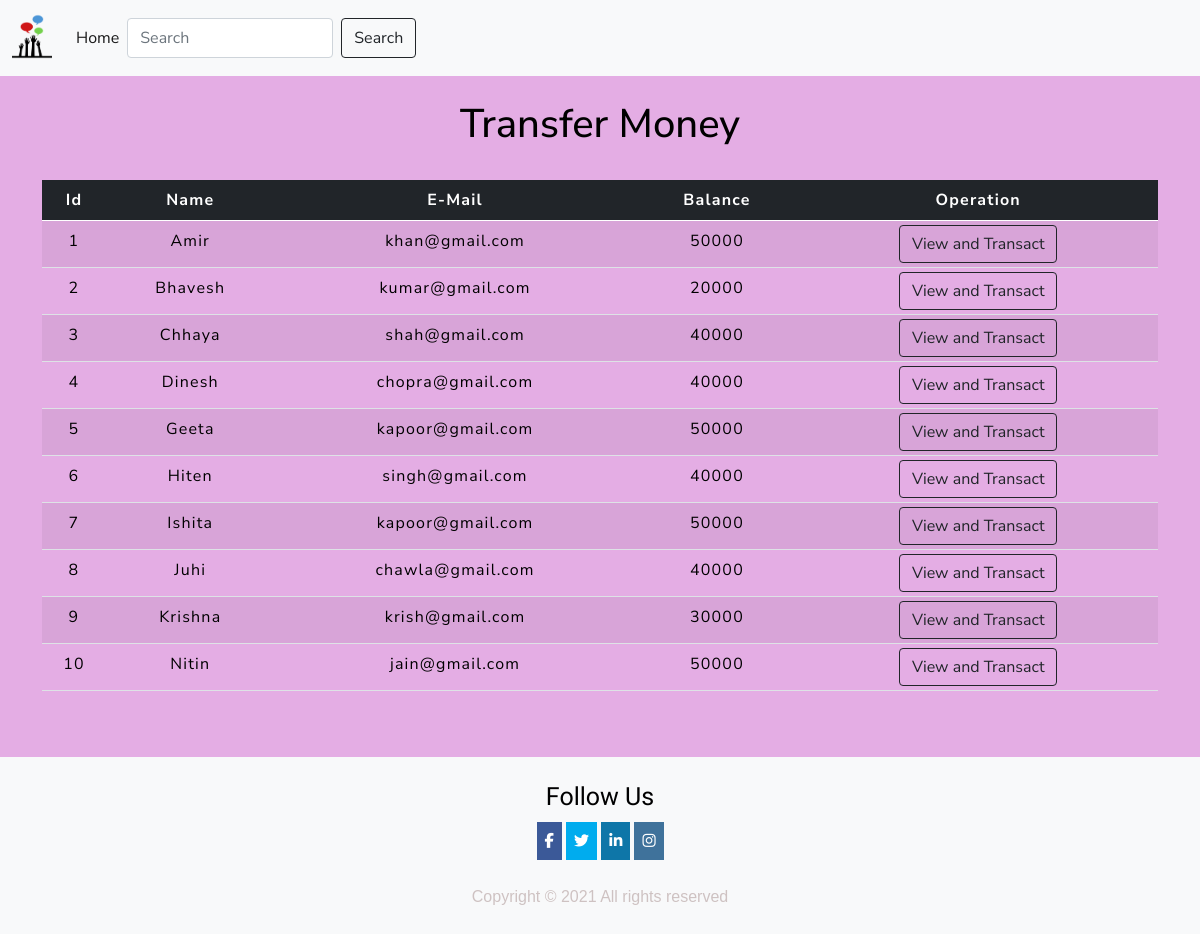
The app's page /transfermoney.php with its own data.
### tables this page shows
CREATE TABLE `users` (
  `id` int(3) NOT NULL,
  `name` text NOT NULL,
  `email` varchar(30) NOT NULL,
  `balance` int(8) NOT NULL
);

### transfermoney.php (the view, shortened to what this page needs)
<!doctype html>
<html lang="en">
  <head>
    <link href="https://cdn.jsdelivr.net/npm/bootstrap@5.0.0-beta1/dist/css/bootstrap.min.css" rel="stylesheet">
    <link rel="stylesheet" href="css/style.css">
<link rel="stylesheet" href="css/table.css">
  </head>
  <body>
  <?php
    include 'config.php';
    $sql = "SELECT * FROM users";
    $result = mysqli_query($conn,$sql);
?>
  <nav class="navbar navbar-expand-lg navbar-light bg-light sticky-top">
    <div class="container-fluid">
      <a class="navbar-brand" href="index.php">
        <img src="images/logo.png" alt="logo" style="width:40px;">
      </a>
      <div class="collapse navbar-collapse" id="navbarSupportedContent">
        <ul class="navbar-nav me-auto mb-2 mb-lg-0">
          <li class="nav-item">
            <a class="nav-link active" aria-current="page" href=" index.php ">Home</a>
          </li>
        <form class="d-flex">
          <input class="form-control me-2" type="search" placeholder="Search" aria-label="Search">
          <button class="btn btn-outline-dark" type="submit">Search</button>
        </form>
      </div>
    </div>
  </nav>
  <div class="container">
        <h2 class="text-center pt-4" style="color : black;">Transfer Money</h2>
        <br>
            <div class="row">
                <div class="col">
                    <div class="table-responsive-sm">
                    <table class="table table-hover table-striped table-sm">
                        <thead style="color : white;" class="table-dark">
                            <tr>
                            <th scope="col" class="text-center py-2">Id</th>
                            <th scope="col" class="text-center py-2">Name</th>
                            <th scope="col" class="text-center py-2">E-Mail</th>
                            <th scope="col" class="text-center py-2">Balance</th>
                            <th scope="col" class="text-center py-2">Operation</th>
                            </tr>
                        </thead>
                        <tbody>
                <?php
                    while($rows=mysqli_fetch_assoc($result)){
                ?>
                    <tr style="color : black;">
                        <td class="py-2"><?php echo $rows['id'] ?></td>
                        <td class="py-2"><?php echo $rows['name']?></td>
                        <td class="py-2"><?php echo $rows['email']?></td>
                        <td class="py-2"><?php echo $rows['balance']?></td>
                        <td><a href="userdetails.php?id= <?php echo $rows['id'] ;?>"> <button class="btn btn-outline-dark btn">View and Transact</button></a></td>
                    </tr>
                <?php
                    }
                ?>
                        </tbody>
                    </table>
                    </div>
                </div>
            </div>
         </div>
  <footer>
    <div class="follow">
      <h3 style="color: black; font-family: 'Baloo Bhai 2', cursive; font-size: 25px;">Follow Us</h3>
      <div class="social">
        <a href="#facebook" class="facebook">
          <i class="fa fa-facebook"></i>
        </a>
        <a href="#twitter" class="twitter">
          <i class="fa fa-twitter"></i>
        </a>
        <a href="#linkedin" class="linkedin">
          <i class="fa fa-linkedin"></i>
        </a>
        <a href="#instagram" class="instagram">
          <i class="fa fa-instagram"></i>
        </a>
      </div>
    </div>
    <p class="text-copy">
      Copyright &copy; 2021 All rights reserved
    </p>
  </footer>
  </body>
</html>

### css/style.css (style rules this page uses)
* { padding: 0px; margin: 0px; }
footer { display: flex; flex-direction: column; align-items: center; justify-content: center; text-align: center; font-family: sans-serif; color: rgb(202, 187, 187); background-color:#f8f9fa!important; margin: 0px; margin-top: 50px; padding-top: 25px; }
.text-copy { text-align: center; padding: 25px 0; font-family: sans-serif; display: flex; justify-content: center; color: rgb(206, 194, 194); background-color: #f8f9fa!important; margin: 0px; }
.social { margin-top: 10px; }
.social a { display: inline-block; text-align: center; padding: 8px; color: white; font-size: 15px; }
.facebook { background: #3b5998; color: white; }
.twitter { color: white; background: #00acee; }
.linkedin { background:#0e76a8; color: white; }
.instagram { background: #3f729b; color: white; }

### css/table.css (style rules this page uses)
* { padding: 0; margin: 0; box-sizing: border-box; font-family: Nunito Sans ; }
h2 { font-size: 40px; }
table { letter-spacing: 1.2px; }
td { text-align: center; }
button { border:none; background: #d9d9d9; transition: 1s; }
body { background: rgb(228, 173, 228); }

### records on screen
users: id "1", name "Amir", email "khan@gmail.com", balance "50000"
users: id "2", name "Bhavesh", email "kumar@gmail.com", balance "20000"
users: id "3", name "Chhaya", email "shah@gmail.com", balance "40000"
users: id "4", name "Dinesh", email "chopra@gmail.com", balance "40000"
users: id "5", name "Geeta", email "kapoor@gmail.com", balance "50000"
users: id "6", name "Hiten", email "singh@gmail.com", balance "40000"
users: id "7", name "Ishita", email "kapoor@gmail.com", balance "50000"
users: id "8", name "Juhi", email "chawla@gmail.com", balance "40000"
users: id "9", name "Krishna", email "krish@gmail.com", balance "30000"
users: id "10", name "Nitin", email "jain@gmail.com", balance "50000"
